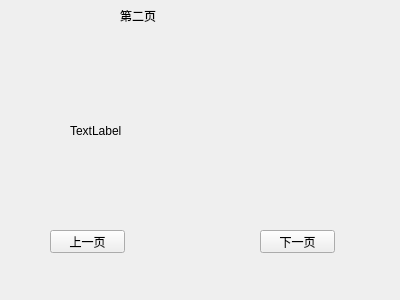
<?xml version="1.0" encoding="UTF-8"?>
<ui version="4.0">
 <class>twoform</class>
 <widget class="QWidget" name="twoform">
  <property name="geometry">
   <rect>
    <x>0</x>
    <y>0</y>
    <width>400</width>
    <height>300</height>
   </rect>
  </property>
  <property name="windowTitle">
   <string>Form</string>
  </property>
  <widget class="QPushButton" name="pushButton">
   <property name="geometry">
    <rect>
     <x>50</x>
     <y>230</y>
     <width>75</width>
     <height>23</height>
    </rect>
   </property>
   <property name="text">
    <string>上一页</string>
   </property>
  </widget>
  <widget class="QLabel" name="label">
   <property name="geometry">
    <rect>
     <x>70</x>
     <y>70</y>
     <width>281</width>
     <height>121</height>
    </rect>
   </property>
   <property name="text">
    <string>TextLabel</string>
   </property>
  </widget>
  <widget class="QLabel" name="label_2">
   <property name="geometry">
    <rect>
     <x>120</x>
     <y>10</y>
     <width>54</width>
     <height>12</height>
    </rect>
   </property>
   <property name="text">
    <string>第二页</string>
   </property>
  </widget>
  <widget class="QPushButton" name="pushButton_2">
   <property name="geometry">
    <rect>
     <x>260</x>
     <y>230</y>
     <width>75</width>
     <height>23</height>
    </rect>
   </property>
   <property name="text">
    <string>下一页</string>
   </property>
  </widget>
 </widget>
 <resources/>
 <connections/>
</ui>
